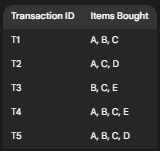
#> input picture Machine Learning/Association Rule/H-Mine/images/data.png, 160 x 151 px
$ jupyter execute H-Mine.ipynb
#> lines starting #> are read from the running program, lines starting #| are printed output that depends on the picture
1. [H-Mine Algorithm](#h-mine-algorithm)

#### H-Mine Algorithm:
- it used to find the frequent items in the itemset

- we consider the itemset with their respective transaction as the data for H-Mine algorithm

[cell 1]
from PIL import Image
from IPython.display import display

img = Image.open('images/data.png')
#> img is the input picture: PIL image 160x151 RGBA; mean R, G, B, A 47.2, 47.6, 48.7, 255
new_image = img.resize((250, 250))
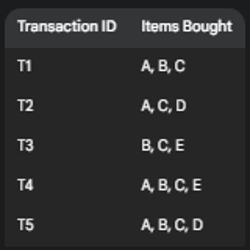
#> new_image: PIL image 250x250 RGBA; mean R, G, B, A 47.2, 47.6, 48.7, 255
display(new_image)
